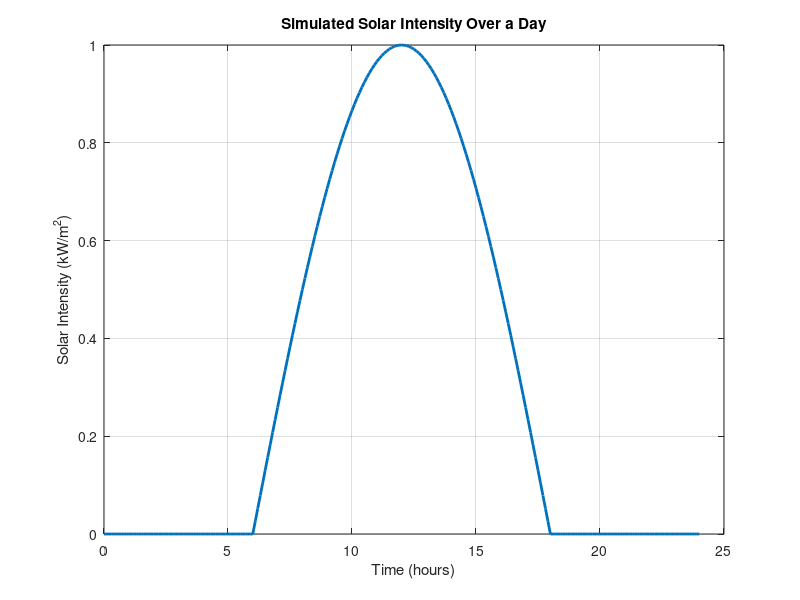

Source code (MATLAB):
% Solar Energy Simulation
clc; clear; close all;

% Define time (hours in a day)
time = 0:0.1:24; % 0 to 24 hours in increments of 0.1

% Simulate solar intensity using a sine wave
solar_intensity = max(0, sin((pi/12) * time - pi/2)); % Peaks at noon

% Plot solar intensity
figure;
plot(time, solar_intensity, 'LineWidth', 2);
xlabel('Time (hours)');
ylabel('Solar Intensity (kW/m^2)');
title('Simulated Solar Intensity Over a Day');
grid on;

% Save data for later use
save('solar_intensity_data.mat', 'time', 'solar_intensity');
